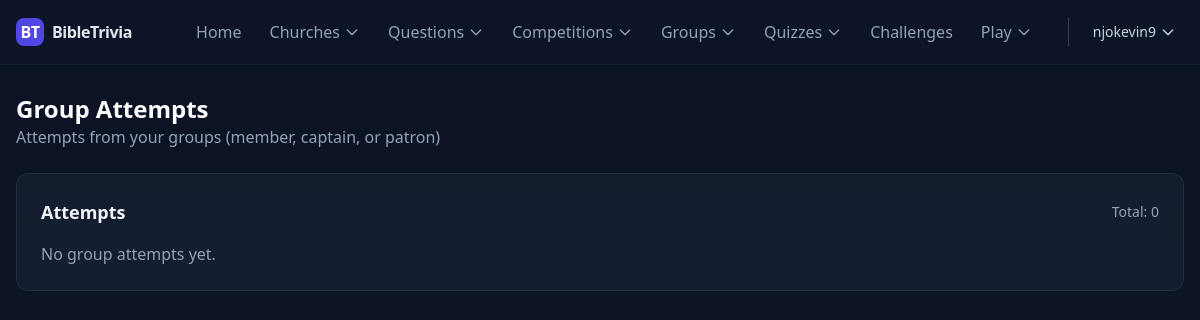
Before: /quizzes/group-attempts/ (signed in) with the older database file.
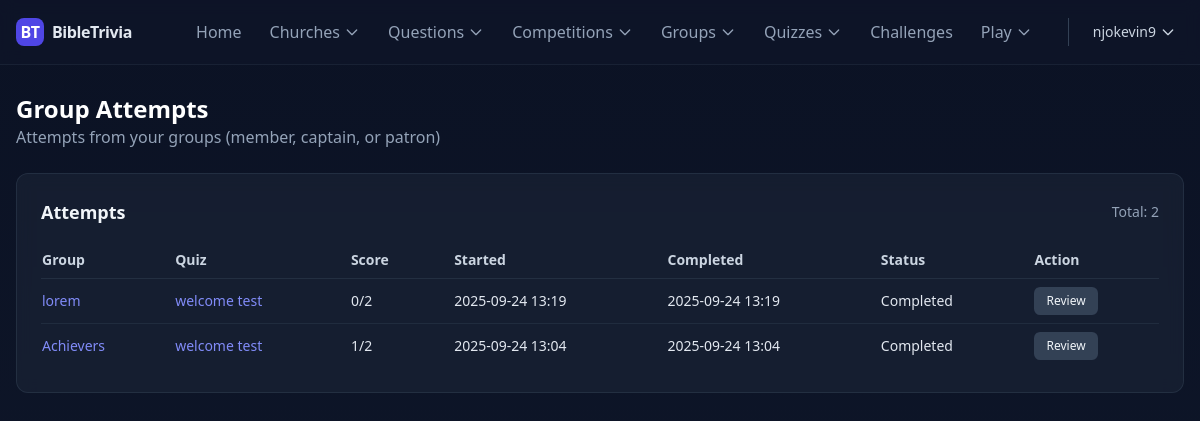
After: the same page with the newer database file.
### home/models.py (models this page shows, shortened)
class TimeStampedModel(models.Model):
    created_at = models.DateTimeField(auto_now_add=True)
    updated_at = models.DateTimeField(auto_now=True)
    class Meta:
        abstract = True

class GroupTestQuizAttempt(TimeStampedModel):
    STATUS_CHOICES = [
        ('started', 'Started'),
        ('completed', 'Completed'),
        ('expired', 'Expired'),
    ]
    uuid = models.UUIDField(default=uuid.uuid4, unique=True, editable=False)
    quiz = models.ForeignKey(TestQuiz, on_delete=models.CASCADE, related_name='group_attempts')
    group = models.ForeignKey(TriviaGroup, on_delete=models.CASCADE, related_name='quiz_attempts')
    initiated_by = models.ForeignKey(settings.AUTH_USER_MODEL, on_delete=models.SET_NULL, null=True, blank=True, related_name='initiated_group_quiz_attempts')
    attempt_number = models.PositiveIntegerField(default=1, help_text='Incremented per group per quiz')
    score = models.PositiveIntegerField(default=0)
    status = models.CharField(max_length=10, choices=STATUS_CHOICES, default='started')
    started_at = models.DateTimeField(auto_now_add=True)
    completed_at = models.DateTimeField(blank=True, null=True)
    class Meta:
        ordering = ['-created_at']
        unique_together = [('quiz', 'group', 'attempt_number')]
        indexes = [
            models.Index(fields=["quiz", "group"]),
            models.Index(fields=["status"]),
            models.Index(fields=["created_at"]),
        ]
        verbose_name = 'Group Test Quiz Attempt'
        verbose_name_plural = 'Group Test Quiz Attempts'

class TriviaGroup(TimeStampedModel):
    category = [
        ('Adults', 'Adults'),
        ('Youth', 'Youth'),
        ('Children', 'Children'),
        ('Senior', 'Senior'),
        ('Junior', 'Junior'),
        ('Teens', 'Teens'),
    ]
    uuid = models.UUIDField(default=uuid.uuid4, unique=True, editable=False)
    name = models.CharField(max_length=255)
    slug = models.SlugField(max_length=255, unique=True, blank=True)
    category = models.CharField(max_length=20, choices=category)
    church = models.ForeignKey(
        Church,
        on_delete=models.CASCADE,
        related_name='trivia_groups'
    )
    description = models.TextField(blank=True, null=True)
    max_members = models.PositiveIntegerField(default=5)
    is_active = models.BooleanField(default=True)
    patron = models.ForeignKey(settings.AUTH_USER_MODEL, on_delete=models.CASCADE, related_name='patroned_groups')
    captain = models.ForeignKey(settings.AUTH_USER_MODEL, on_delete=models.CASCADE, related_name='captained_groups')
    members = models.ManyToManyField(settings.AUTH_USER_MODEL, related_name='trivia_groups')
    total_competitions = models.PositiveIntegerField(default=0)
    wins = models.PositiveIntegerField(default=0)
    total_points = models.PositiveIntegerField(default=0)
    average_score = models.DecimalField(max_digits=5, decimal_places=2, default=0.00)
    class Meta:
        ordering = ['church__name', 'name']
        unique_together = ['church', 'name']
        indexes = [
            models.Index(fields=["slug"]),
            models.Index(fields=["church", "is_active"]),
            models.Index(fields=["category"]),
        ]
        verbose_name = "Trivia Group"
        verbose_name_plural = "Trivia Groups"

class TestQuiz(TimeStampedModel):
    DIFFICULTY_CHOICES = [
        ('Easy', 'Easy'),
        ('Medium', 'Medium'),
        ('Hard', 'Hard'),
    ]
    QUIZ_TYPE_CHOICES = [
        ('Practice', 'Practice'),
        ('Assessment', 'Assessment'),
        ('Competition', 'Competition'),
        ('Study', 'Study'),
    ]
    level_category = [
        ('Adults', 'Adults'),
        ('Youth', 'Youth'),
        ('Children', 'Children'),
        ('Senior', 'Senior'),
        ('Junior', 'Junior'),
        ('Teens', 'Teens'),
        ('All', 'All'),
    ]
    participation_category = [
        ('Individual', 'Individual'),
        ('Group', 'Group'),
        ('All', 'All'),
    ]
    participation = models.CharField(max_length=100, choices=participation_category, default='All')
    level = models.CharField(max_length=100, choices=level_category, default='All')
    name = models.CharField(max_length=200, unique=True)
    slug = models.SlugField(max_length=220, unique=True, blank=True)
    description = models.TextField(blank=True, help_text="Description of the quiz")
    difficulty = models.CharField(max_length=10, choices=DIFFICULTY_CHOICES, default='Medium')
    quiz_type = models.CharField(max_length=20, choices=QUIZ_TYPE_CHOICES, default='Practice')
    questions = models.ManyToManyField(
        Question,
        related_name='test_quizzes',
        blank=True,
        help_text="Questions included in this quiz"
    )
    activities = models.ManyToManyField(
        CompetitionActivity,
        related_name='quizzes',
        blank=True,
        help_text="Activities this quiz is associated with"
    )
    time_limit = models.PositiveIntegerField(
        null=True,
        blank=True,
        help_text="Time limit in minutes (null = no limit)"
    )
    max_attempts = models.PositiveIntegerField(
        default=1,
        help_text="Maximum number of attempts allowed"
    )
    passing_score = models.PositiveIntegerField(
        default=70,
        help_text="Minimum score percentage to pass"
    )
    total_points = models.PositiveIntegerField(
        default=0,
        help_text="Total possible points for this quiz"
    )
    is_active = models.BooleanField(default=True)
    is_public = models.BooleanField(default=True, help_text="Available to all users")
    requires_authentication = models.BooleanField(default=True)
    created_by = models.ForeignKey(
        settings.AUTH_USER_MODEL,
        on_delete=models.CASCADE,
        related_name='created_test_quizzes'
    )
    instructions = models.TextField(
        blank=True,
        help_text="Instructions for taking this quiz"
    )
    metadata = models.JSONField(
        blank=True,
        null=True,
        help_text="Additional quiz settings and data"
    )
    class Meta:
        ordering = ['-created_at']
        indexes = [
            models.Index(fields=["slug"]),
            models.Index(fields=["is_active"]),
            models.Index(fields=["quiz_type"]),
            models.Index(fields=["difficulty"]),
            models.Index(fields=["created_by"]),
        ]
        verbose_name = "Test Quiz"
        verbose_name_plural = "Test Quizzes"
    def calculate_total_points(self):
        return sum(question.points for question in self.questions.all())

class Question(TimeStampedModel):
    DIFFICULTY_CHOICES = [
        ('Easy', 'Easy'),
        ('Medium', 'Medium'),
        ('Hard', 'Hard'),
    ]
    QUESTION_TYPE_CHOICES = [
        ('single', 'Single Choice'),
        ('multiple', 'Multiple Select'),
        ('open', 'Open Ended'),
    ]
    level_category = [
        ('Adults', 'Adults'),
        ('Youth', 'Youth'),
        ('Children', 'Children'),
        ('Senior', 'Senior'),
        ('Junior', 'Junior'),
        ('Teens', 'Teens'),
        ('All', 'All'),
    ]
    level = models.CharField(max_length=100, choices=level_category, default='All')
    allowed_levels = models.JSONField(
        default=list,
        blank=True,
        help_text="Select one or more levels this question applies to"
    )
    uuid = models.UUIDField(default=uuid.uuid4, unique=True, editable=False)
    categories = models.ManyToManyField(
        QuestionCategory,
        related_name='questions',
        blank=True,
    )
    activities = models.ManyToManyField(
        'CompetitionActivity',
        related_name='questions',
        blank=True,
        help_text='Activities this question is associated with'
    )
    question_text = models.TextField()
    difficulty = models.CharField(max_length=10, choices=DIFFICULTY_CHOICES, default='Medium')
    question_type = models.CharField(max_length=20, choices=QUESTION_TYPE_CHOICES, default='single')
    explanation = models.TextField(
        blank=True,
        help_text="Optional explanation for the correct answer"
    )
    bible_reference = models.CharField(
        max_length=100,
        blank=True,
        help_text="Bible verse reference (e.g., John 3:16)"
    )
    points = models.PositiveIntegerField(
        default=1,
        help_text="Points awarded for correct answer"
    )
    penalty = models.PositiveIntegerField(
        default=1,
        help_text="If 0, allow positive proportional credit for multiple-select; otherwise full-or-nothing"
    )
    is_active = models.BooleanField(default=True)
    created_by = models.ForeignKey(
        settings.AUTH_USER_MODEL,
        on_delete=models.CASCADE,
        related_name='created_questions'
    )
    class Meta:
        ordering = ['-created_at']
        indexes = [
            models.Index(fields=["difficulty"]),
            models.Index(fields=["is_active"]),
            models.Index(fields=["created_by"]),
        ]
        verbose_name = "Question"
        verbose_name_plural = "Questions"

### home/views.py (the view)
# urls.py: path('quizzes/group-attempts/', GroupAttemptHistoryView.as_view(), name='group_attempt_history'),
class GroupAttemptHistoryView(LoginRequiredMixin, ListView):
    model = GroupTestQuizAttempt
    template_name = 'home/group_attempt_history.html'
    context_object_name = 'attempts'
    paginate_by = 15
    def get_queryset(self):
        user = self.request.user
        groups = TriviaGroup.objects.filter(
            Q(members=user) | Q(captain=user) | Q(patron=user)
        ).values_list('id', flat=True)
        return (
            GroupTestQuizAttempt.objects
            .filter(group_id__in=groups)
            .select_related('quiz', 'group')
            .order_by('-created_at')
        )
    def get_context_data(self, **kwargs):
        context = super().get_context_data(**kwargs)
        context['total_attempts'] = self.get_queryset().count()
        return context

### home/templatetags/user_extras.py (called while the page is built)
@register.filter
def display_name(user):
    try:
        profile = getattr(user, 'profile', None)
        if profile:
            parts = [p for p in [profile.first_name, profile.last_name] if p]
            if parts:
                return " ".join(parts)
            if profile.surname:
                return profile.surname
    except Exception:
        pass
    email = getattr(user, 'email', '') or ''
    if '@' in email:
        return email.split('@', 1)[0]
    return email or 'User'

### home/templates/home/group_attempt_history.html (shortened to what this page needs)
{% extends "base.html" %}
{% block content %}
<div class="space-y-6">
  <div class="flex items-center justify-between">
    <div>
      <h1 class="text-2xl font-bold text-white">Group Attempts</h1>
      <p class="text-slate-400">Attempts from your groups (member, captain, or patron)</p>
    </div>
  </div>
  <div class="bg-slate-800/50 backdrop-blur rounded-xl p-6 border border-slate-700/50">
    <div class="flex items-center justify-between mb-4">
      <h2 class="text-lg font-semibold text-slate-100">Attempts</h2>
      <div class="text-sm text-slate-400">Total: {{ total_attempts }}</div>
    </div>
    {% if attempts %}
    <div class="overflow-x-auto">
      <table class="min-w-full text-sm text-left">
        <thead class="text-slate-300 border-b border-slate-700/50">
          <tr>
            <th class="py-2 pr-4">Group</th>
            <th class="py-2 px-4">Quiz</th>
            <th class="py-2 px-4">Score</th>
            <th class="py-2 px-4">Started</th>
            <th class="py-2 px-4">Completed</th>
            <th class="py-2 px-4">Status</th>
            <th class="py-2 px-4">Action</th>
          </tr>
        </thead>
        <tbody class="text-slate-200 divide-y divide-slate-700/40">
          {% for a in attempts %}
          <tr>
            <td class="py-2 pr-4"><a href="{% url 'group_detail' slug=a.group.slug %}" class="text-indigo-400 hover:text-indigo-300">{{ a.group.name }}</a></td>
            <td class="py-2 px-4"><a href="{% url 'quiz_detail' slug=a.quiz.slug %}" class="text-indigo-400 hover:text-indigo-300">{{ a.quiz.name }}</a></td>
            <td class="py-2 px-4">{{ a.score }}/{{ a.quiz.total_points|default:a.quiz.calculate_total_points }}</td>
            <td class="py-2 px-4">{{ a.created_at|date:'Y-m-d H:i' }}</td>
            <td class="py-2 px-4">{{ a.completed_at|date:'Y-m-d H:i'|default:'—' }}</td>
            <td class="py-2 px-4 capitalize">{{ a.status }}</td>
            <td class="py-2 px-4">
              <a href="{% url 'group_attempt_review' pk=a.pk %}" class="inline-flex items-center px-3 py-1.5 rounded-md bg-slate-700 hover:bg-slate-600 text-slate-100 text-xs font-medium">Review</a>
            </td>
          </tr>
          {% endfor %}
        </tbody>
      </table>
    </div>
    {% else %}
      <p class="text-slate-400">No group attempts yet.</p>
    {% endif %}
  </div>
</div>
{% endblock %}

Changed rows visible on the page:
added GroupTestQuizAttempt: group.name "lorem", quiz.name "welcome test", score "0", quiz.total_points "2", created_at "2025-09-24 13:19", completed_at "2025-09-24 13:19", status "Completed"
added GroupTestQuizAttempt: group.name "Achievers", quiz.name "welcome test", score "1", quiz.total_points "2", created_at "2025-09-24 13:04", completed_at "2025-09-24 13:04", status "Completed"
Other visible differences:
{{ total_attempts }}: "0" → "2"
text no longer shown: "No group attempts yet."
text now shown: "Group Quiz Score Started Completed Status Action"
